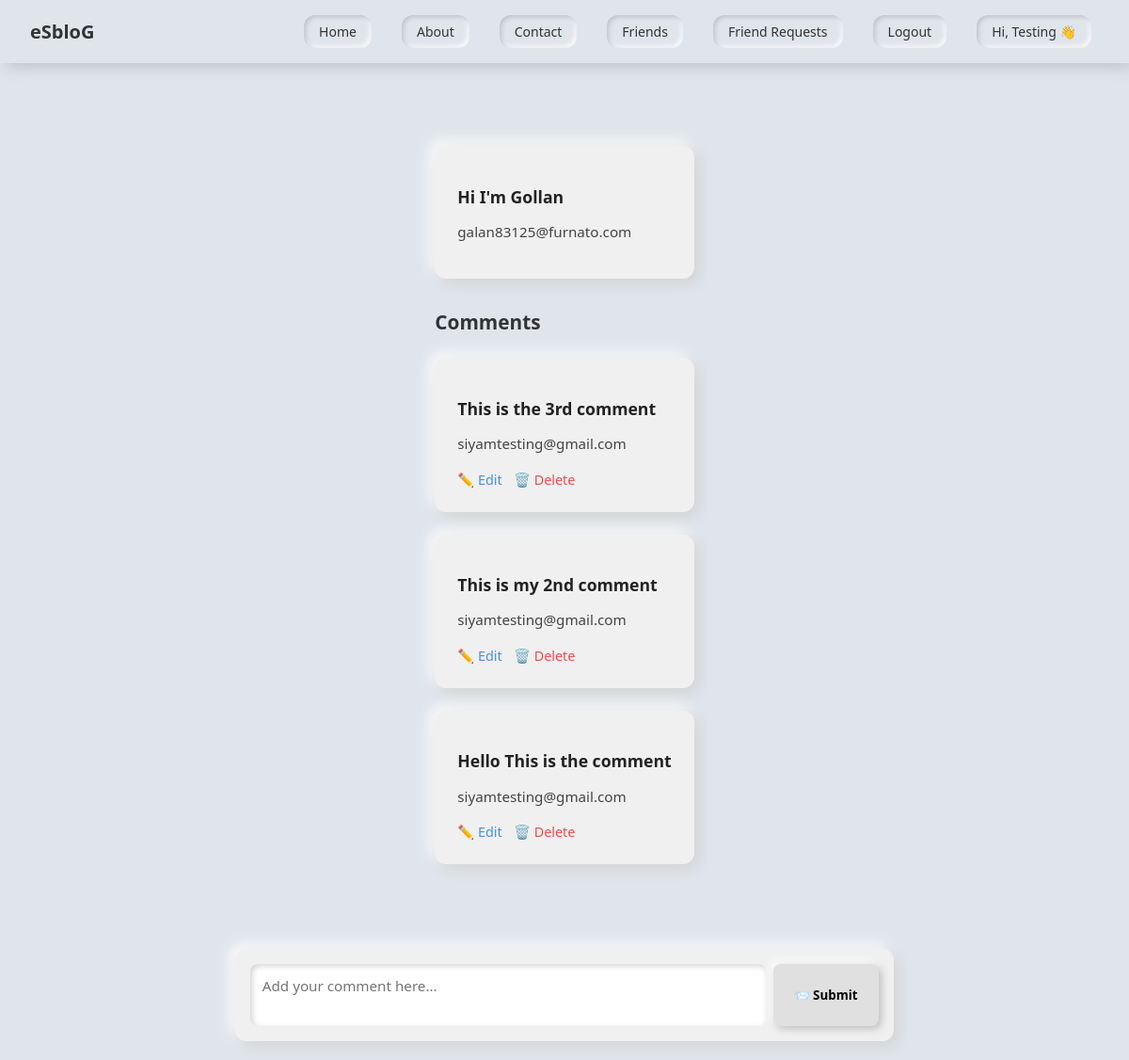
/dashboard/add_comment/10/ (signed in), run on the app's committed database.
### dashboard/models.py (models this page shows, shortened)
class Login_info_new_p(models.Model):
    fname = models.CharField(max_length=100,default="Mr.")
    lname = models.CharField(max_length=100,default="Unknown")
    email = models.EmailField(max_length=50)
    password = models.CharField(max_length=50)
    def __str__(self):
        return self.email

class User_posts(models.Model):
    id = models.AutoField(primary_key=True)
    u_name = models.ForeignKey(Login_info_new_p,on_delete=models.CASCADE)
    post = models.CharField(max_length=100)
    create_at = models.DateTimeField(auto_now_add=True)

class User_comment(models.Model):
    id = models.AutoField(primary_key=True)
    post = models.ForeignKey(User_posts, on_delete=models.CASCADE, related_name="comments")
    user = models.ForeignKey(Login_info_new_p, on_delete=models.CASCADE, related_name="comments")
    comment = models.CharField(max_length=200)
    created_at = models.DateTimeField(auto_now_add=True)

### dashboard/views.py (the view, shortened to what this page needs)
# urls.py: path('add_comment/<int:post_id>/', views.add_comment, name="add_comment"),
def add_comment(request, post_id):
    post = User_posts.objects.get(id=post_id)
    comments = post.comments.all().order_by("-created_at")
    return render(request, "dashboard/comment.html", {"post": post, "comments": comments})

### dashboard/templates/dashboard/comment.html (shortened to what this page needs)
{% include 'dashboard/header.html' %}
<div class="comment-container">
    <div class="post-card">
        <h3 class="content">{{ post.post }}</h3>
        <p class="username">{{ post.u_name }}</p>
    </div>
    <h4 class="comment-section-title">Comments</h4>
    {% for comment in comments %}
    <div class="post-card">
        <h3 class="content">{{ comment.comment }}</h3>
        <p class="username">{{ comment.user }}</p>
        {% if comment.user.email == request.session.email %}
        <a class="edit-btn" href="{% url 'edit_comment' comment.id %}">✏️ Edit</a>
        <form method="POST" action="{% url 'delete_comment' comment.id %}" style="display:inline;">
            <button type="submit" class="delete-btn">🗑️ Delete</button>
        </form>
        {% endif %}
    </div>
    {% empty %}
    <p class="content">No comments yet. Be the first to comment!</p>
    {% endfor %}
</div>
<div class="form">
    <form method="POST" action="{% url 'add_comment' post.id %}" style="display: flex; width: 100%; gap: 0.5rem;">
        <textarea name="comment" rows="2" placeholder="Add your comment here..." required></textarea>
        <button type="submit">📨 Submit</button>
    </form>
</div>
{% include 'dashboard/footer.html' %}

### dashboard/templates/dashboard/header.html (shortened to what this page needs)
{% load static %}
<!DOCTYPE html>
<html lang="en">
<head>
</head>
<body>
  <nav class="navbar" role="navigation" aria-label="main">
    <a class="logo" href="{% url 'home' %}">eSbloG</a>
    <ul>
      <li><a href="{% url 'home' %}">Home</a></li>
      <li><a href="{% url 'home' %}">About</a></li>
      <li><a href="{% url 'home' %}">Contact</a></li>
      {% if request.session.user_id %}
        <li><a href="{% url 'friends' %}">Friends</a></li>
        <li><a href="{% url 'friends_req' %}">Friend Requests</a></li>
        <li><a href="{% url 'logout' %}">Logout</a></li>
        <li><a href="{% url 'mypost' %}">Hi, {{ request.session.name }} 👋</a></li>
      {% else %}
        <li><a href="{% url 'login' %}">Login</a></li>
      {% endif %}
    </ul>
  </nav>
  <div class="page-wrap">

### dashboard/templates/dashboard/header.html (style rules this page uses)
* { box-sizing: border-box; font-family: 'Segoe UI', sans-serif; }
body { background: #e0e5ec; display: flex; flex-direction: column; align-items: center; min-height: 100vh; margin: 0; }
.navbar { width: 100%; background: #e0e5ec; padding: 1rem 2rem; display: flex; justify-content: space-between; align-items: center; box-shadow: 5px 5px 15px #bec3c9, -5px -5px 15px #ffffff; position: sticky; top: 0; left: 0; z-index: 1000; }
.navbar .logo { font-size: 20px; font-weight: bold; color: #333; text-decoration: none; }
.navbar ul { list-style: none; display: flex; gap: 1.5rem; margin: 0; padding: 0; }
.navbar ul li { display: inline; }
.navbar ul li a { text-decoration: none; color: #333; padding: 0.5rem 1rem; border-radius: 12px; background: #e0e5ec; box-shadow: inset 2px 2px 5px #bec3c9, inset -2px -2px 5px #ffffff; font-size: 14px; transition: all 0.2s ease-in-out; display: inline-block; }
.page-wrap { width: 100%; display: flex; justify-content: center; padding: 2rem 1rem; }

### dashboard/templates/dashboard/comment.html (style rules this page uses)
.post-card { background: #f0f0f0; padding: 1.5rem; border-radius: 12px; box-shadow: 5px 5px 15px #d1d1d1, -5px -5px 15px #ffffff; max-width: 700px; margin: 1.5rem auto; }
.content { font-size: 1.1rem; font-weight: 700; margin-bottom: 0.3rem; color: #222; }
.username { font-size: 0.95rem; color: #444; line-height: 1.4; }
.comment-container { max-width: 750px; margin: 2rem auto; padding: 0 1rem; padding-bottom: 120px; }
.comment-section-title { font-size: 1.3rem; font-weight: 600; margin: 2rem 0 1rem 0; text-align: left; color: #333; }
.form { position: fixed; bottom: 20px; left: 50%; transform: translateX(-50%); background: #f0f0f0; padding: 1rem; border-radius: 12px; box-shadow: 5px 5px 15px #d1d1d1, -5px -5px 15px #ffffff; max-width: 700px; width: 90%; z-index: 9999; display: flex; gap: 0.5rem; align-items: center; }
.form textarea { flex: 1; padding: 0.8rem; border-radius: 8px; border: none; resize: none; box-shadow: inset 2px 2px 6px #d1d1d1, inset -2px -2px 6px #ffffff; font-size: 0.95rem; outline: none; }
.form button { background: #e0e0e0; border: none; padding: 0.6rem 1.4rem; border-radius: 8px; font-weight: 600; cursor: pointer; box-shadow: 3px 3px 8px #bfbfbf, -3px -3px 8px #ffffff; transition: all 0.2s ease-in-out; }
a { text-decoration: none; margin-right: 0.5rem; font-size: 0.9rem; }
.edit-btn { color: #4a90e2; }
.delete-btn { background: none; border: none; color: #e94e4e; cursor: pointer; font-size: 0.9rem; padding: 0; }

### data on the page
Login_info_new_p: session.name "Testing"
User_posts: post "Hi I'm Gollan", u_name "galan83125@furnato.com"
User_comment: comment "This is the 3rd comment", user "siyamtesting@gmail.com", shows "✏️ Edit"
User_comment: comment "This is my 2nd comment", user "siyamtesting@gmail.com", shows "✏️ Edit"
User_comment: comment "Hello This is the comment", user "siyamtesting@gmail.com", shows "✏️ Edit"
